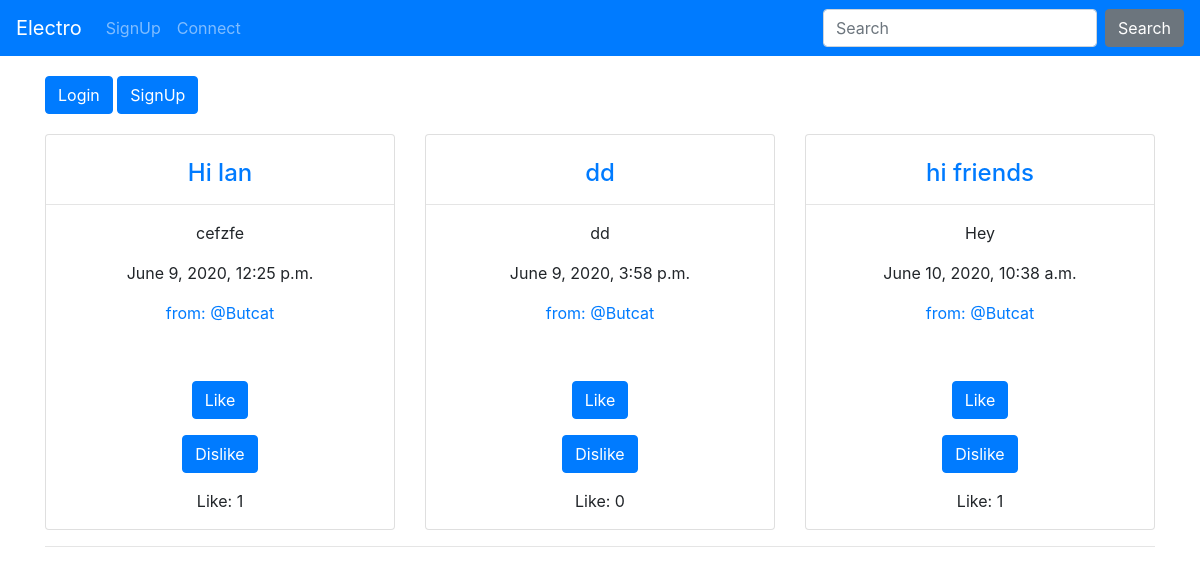
The app's page /posts/list/ with its own data.
### posts/models.py (models this page shows, shortened)
class Post(models.Model):
    title = models.CharField(max_length=40)
    content = models.TextField()
    date_post = models.DateTimeField('date published',auto_now_add=True)
    user = models.ForeignKey(settings.AUTH_USER_MODEL,
    on_delete=models.CASCADE)
    like = models.ManyToManyField(User, related_name='likes',
    blank=True)
    group = models.ForeignKey(Group, on_delete=models.CASCADE,
    blank=True, null=True)
    class Meta:
        ordering = ['date_post']

### posts/views.py (the view, shortened to what this page needs)
# urls.py: path('list/', views.PostListView.as_view(), name="list"),
class PostListView(ListView):
    template_name = 'logged/post_list.html'
    context_object_name = 'posts'
    model = Post
    def get_queryset(self):
        return Post.objects.filter(date_post__lte=timezone.now()).order_by(
                '-date_post')

### posts/templatetags/post_extras.py (called while the page is built)
@register.filter(name='cut')
def cut_post_group(value):
    return Post.objects.exclude(group__isnull=False)

### posts/templates/logged/post_list.html (shortened to what this page needs)
{% extends 'base.html' %}
{% load static %}
{% block page_content %}
{% if user.is_authenticated %}
<div class="padding">
  <div class="container">
    <a class="btn btn-primary" href="{% url 'posts:create' %}">Create</a>
  </div>
</div>
{% else %}
<div class="padding">
<div class="container">
  <a href="{% url 'electro:login' %}" class="btn btn-primary">Login</a>
  <a href="{% url 'electro:signup' %}" class="btn btn-primary">SignUp</a>
 </div>
</div>
{% endif %}
<div class="container">
  {% load post_extras %}
  {%  for post in posts|cut %}
  {% if forloop.counter0|divisibleby:3 %} <div class="row text-center"> {%  endif %}
    <div class="col-md-4">
      <div class="card">
        <div class="card-content">
          <br>
          <h4 class="card-title"><a href="{% url 'posts:detail' post.pk %}">{{ post.title }}</a></h4>
          <hr>
          <p class="card-text">{{ post.content }}</p>
          <p>{{ post.date_post }}</p>
          <p><a href="{% url 'posts:redirect' post.user.pk %}">from: @{{ post.user }}</a></p>
          <br>
          <p>
            <form action="{% url 'posts:like' post.pk %}" method="POST">
              <button type="submit" name="post_id" value="{{ post.id }}" class="btn btn-primary">Like
              </button>
            </form>
          </p>
          <p>
            <form action="{% url 'posts:dislike' post.pk %}" method="POST">
              <button type="submit" name="post_id" value="{{ post.id }}" class="btn btn-primary">Dislike
              </button>
            </form>
          </p>
          <p>Like: {{ post.like.count }}</p>
        </div>
      </div>
    </div>
    {%  if forloop.counter|divisibleby:3 or forloop.last %}</div><hr>{%  endif %}
    {%  endfor %}
  </div>
{% endblock %}

### electro_social/static/css/style_electro.css (style rules this page uses)
body { height: 100%; width: 100%; }
.padding { padding: 20px 0; }

### records on screen
Post: title "Hi lan", content "cefzfe", date_post "June 9, 2020, 12:25 p.m.", user "Butcat", like.count "1"
Post: title "dd", content "dd", date_post "June 9, 2020, 3:58 p.m.", user "Butcat", like.count "0"
Post: title "hi friends", content "Hey", date_post "June 10, 2020, 10:38 a.m.", user "Butcat", like.count "1"
